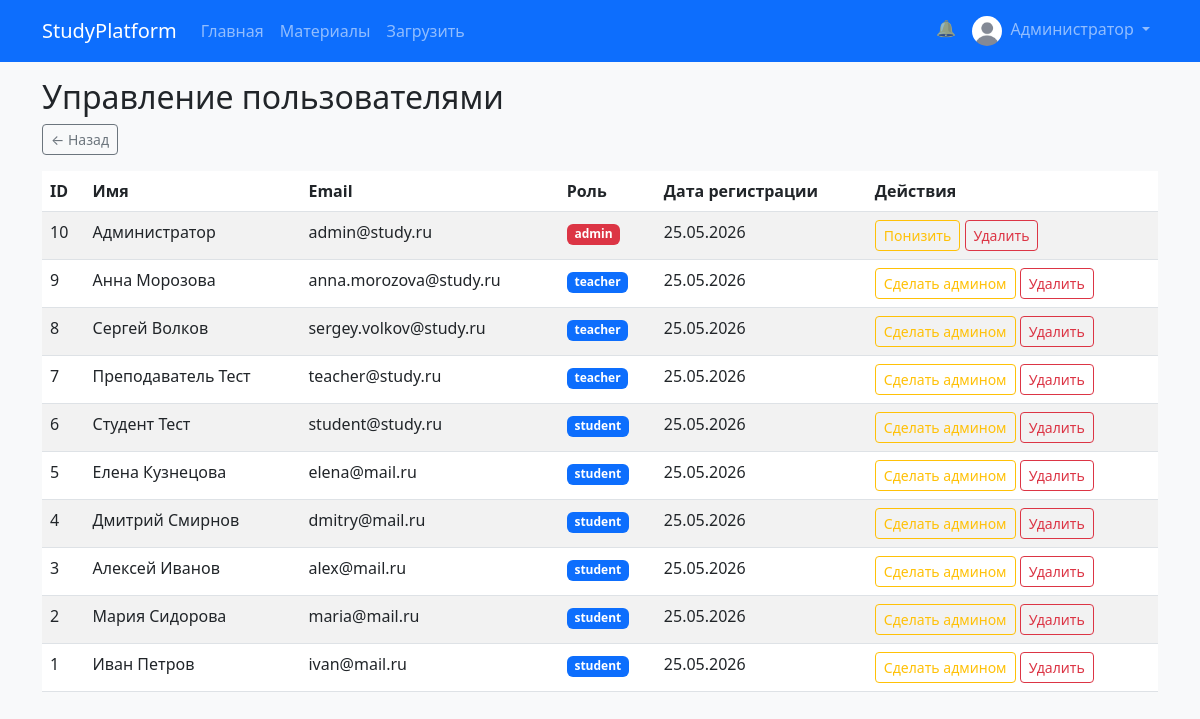
The app's page /admin/users (signed in) with its own data.
### app/models.py (models this page shows, shortened)
class User(UserMixin, db.Model):
    id = db.Column(db.Integer, primary_key=True)
    email = db.Column(db.String(100), unique=True, nullable=False)
    password_hash = db.Column(db.String(128))
    full_name = db.Column(db.String(100), nullable=False)
    avatar = db.Column(db.String(200), default='defaults_avatars/default.png')
    role = db.Column(db.String(20), default='student')  # student, teacher, admin
    faculty = db.Column(db.String(100), default='')
    course = db.Column(db.String(10), default='')
    bio = db.Column(db.Text, default='')
    rating = db.Column(db.Float, default=0.0)
    created_at = db.Column(db.DateTime, default=datetime.utcnow)
    materials = db.relationship('Material', backref='author', lazy='dynamic')
    ratings = db.relationship('Rating', backref='user', lazy='dynamic')
    comments = db.relationship('Comment', backref='user', lazy='dynamic')
    favorites = db.relationship('Favorite', backref='user', lazy='dynamic')
    def is_admin(self):
        return self.role == 'admin'

### app/routes/admin.py (the view)
@admin_bp.route('/users')
@login_required
@admin_required
def users():
    users = User.query.order_by(User.created_at.desc()).all()
    return render_template('admin/users.html', users=users)

### app/templates/admin/users.html
{% extends 'base.html' %}
{% block content %}
<h2>Управление пользователями</h2>
<a href="{{ url_for('admin.dashboard') }}" class="btn btn-sm btn-outline-secondary mb-3">← Назад</a>
<table class="table table-striped">
    <thead>
        <tr>
            <th>ID</th>
            <th>Имя</th>
            <th>Email</th>
            <th>Роль</th>
            <th>Дата регистрации</th>
            <th>Действия</th>
        </tr>
    </thead>
    <tbody>
        {% for user in users %}
        <tr>
            <td>{{ user.id }}</td>
            <td>{{ user.full_name }}</td>
            <td>{{ user.email }}</td>
            <td><span class="badge bg-{{ 'danger' if user.role == 'admin' else 'primary' }}">{{ user.role }}</span></td>
            <td>{{ user.created_at.strftime('%d.%m.%Y') }}</td>
            <td>
                <a href="{{ url_for('admin.toggle_role', id=user.id) }}" class="btn btn-sm btn-outline-warning">
                    {% if user.role == 'admin' %}Понизить{% else %}Сделать админом{% endif %}
                </a>
                <a href="{{ url_for('admin.delete_user', id=user.id) }}" class="btn btn-sm btn-outline-danger"
                   onclick="return confirm('Удалить пользователя {{ user.full_name }}?')">Удалить</a>
            </td>
        </tr>
        {% endfor %}
    </tbody>
</table>
{% endblock %}

### app/templates/base.html (shortened to what this page needs)
<!DOCTYPE html>
<html lang="ru">
<head>
    <link href="https://cdn.jsdelivr.net/npm/bootstrap@5.3.0/dist/css/bootstrap.min.css" rel="stylesheet">
    <link rel="stylesheet" href="{{ url_for('static', filename='css/style.css') }}">
</head>
<body>
    <nav class="navbar navbar-expand-lg navbar-dark bg-primary">
        <div class="container">
            <a class="navbar-brand" href="{{ url_for('main.index') }}">StudyPlatform</a>
            <div class="collapse navbar-collapse" id="navbarNav">
                <ul class="navbar-nav me-auto">
                    <li class="nav-item">
                        <a class="nav-link" href="{{ url_for('main.index') }}">Главная</a>
                    </li>
                    <li class="nav-item">
                        <a class="nav-link" href="{{ url_for('materials.browse') }}">Материалы</a>
                    </li>
                    {% if current_user.is_authenticated %}
                    <li class="nav-item">
                        <a class="nav-link" href="{{ url_for('materials.upload') }}">Загрузить</a>
                    </li>
                    {% endif %}
                </ul>
                <ul class="navbar-nav">
                    {% if current_user.is_authenticated %}
                    <li class="nav-item">
                        <a class="nav-link position-relative" href="{{ url_for('notifications.list_notifications') }}">
                            🔔
                        </a>
                    </li>
                    <li class="nav-item dropdown">
                        <a class="nav-link dropdown-toggle" href="#" role="button" data-bs-toggle="dropdown">
                            {% set avatar_url = url_for('static', filename='uploads/' + current_user.avatar) if current_user.avatar else 'https://via.placeholder.com/30' %}
                            <img src="{{ avatar_url }}" class="rounded-circle me-1" width="30" height="30" style="object-fit: cover;" onerror="this.src='https://via.placeholder.com/30'">
                            {{ current_user.full_name }}
                        </a>
                    </li>
                    {% endif %}
                </ul>
            </div>
        </div>
    </nav>
    <div class="container mt-3">
        {% block content %}{% endblock %}
    </div>
</body>
</html>

### static/css/style.css (style rules this page uses)
body { background-color: #f8f9fa; }
.rounded-circle { object-fit: cover; }

### records on screen
User: full_name "Администратор", id "10", email "admin@study.ru", role "admin", created_at "25.05.2026", shows "Понизить"
User: id "9", full_name "Анна Морозова", email "anna.morozova@study.ru", role "teacher", created_at "25.05.2026", shows "Сделать админом"
User: id "8", full_name "Сергей Волков", email "sergey.volkov@study.ru", role "teacher", created_at "25.05.2026", shows "Сделать админом"
User: id "7", full_name "Преподаватель Тест", email "teacher@study.ru", role "teacher", created_at "25.05.2026", shows "Сделать админом"
User: id "6", full_name "Студент Тест", email "student@study.ru", role "student", created_at "25.05.2026", shows "Сделать админом"
User: id "5", full_name "Елена Кузнецова", email "elena@mail.ru", role "student", created_at "25.05.2026", shows "Сделать админом"
User: id "4", full_name "Дмитрий Смирнов", email "dmitry@mail.ru", role "student", created_at "25.05.2026", shows "Сделать админом"
User: id "3", full_name "Алексей Иванов", email "alex@mail.ru", role "student", created_at "25.05.2026", shows "Сделать админом"
User: id "2", full_name "Мария Сидорова", email "maria@mail.ru", role "student", created_at "25.05.2026", shows "Сделать админом"
User: id "1", full_name "Иван Петров", email "ivan@mail.ru", role "student", created_at "25.05.2026", shows "Сделать админом"
